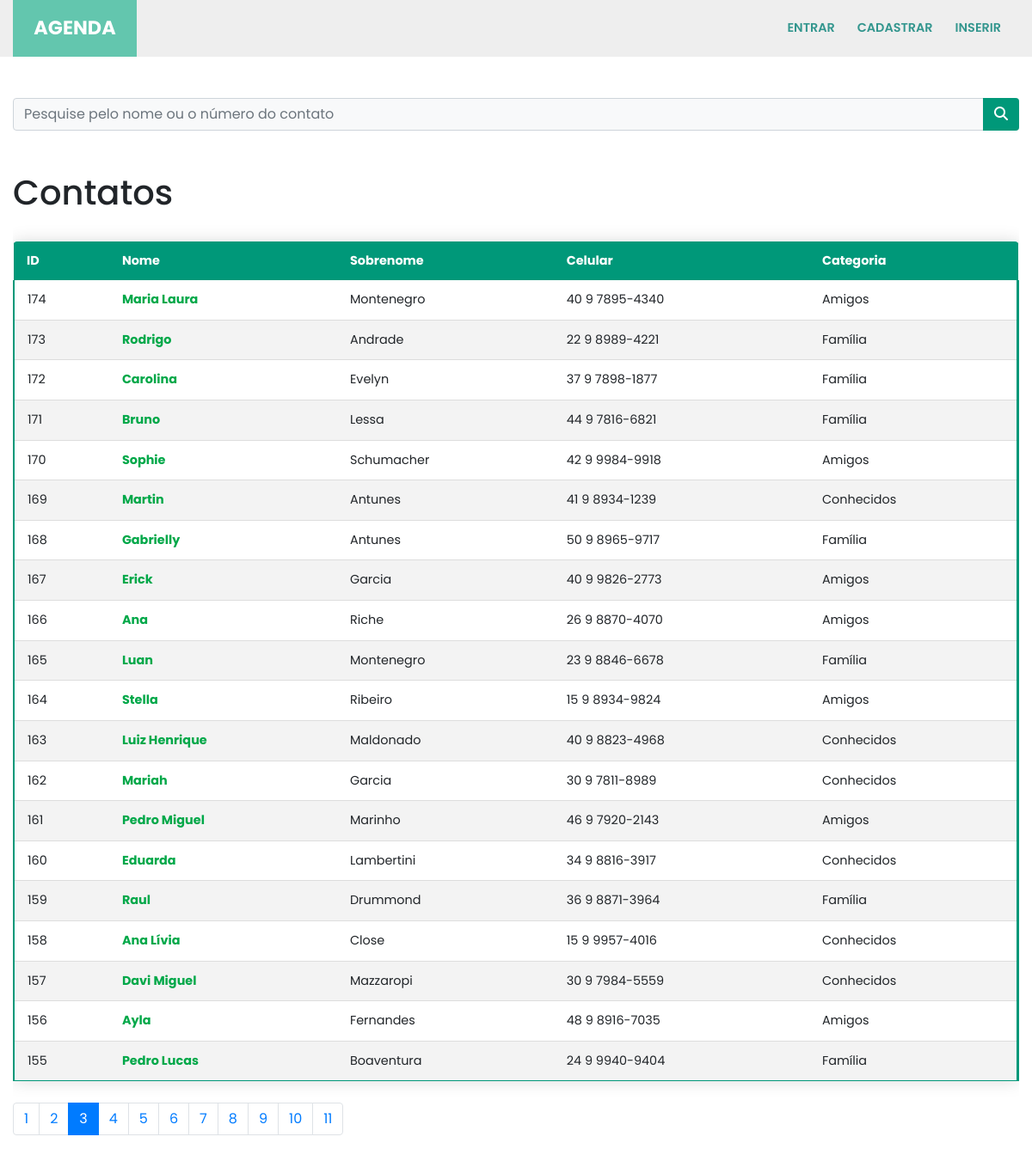
The page /?p=3&termo= on the database its author committed.
### contatos/models.py (models this page shows, shortened)
class Contato(models.Model):
    nome = models.CharField(max_length=150)
    sobrenome = models.CharField(max_length=255, blank=True)
    telefone = models.CharField(max_length=255)
    email = models.CharField(max_length=255, blank=True)
    data_criacao = models.DateTimeField(default=timezone.now)
    descricao = models.TextField(blank=True)
    categoria = models.ForeignKey(Categoria, on_delete=models.DO_NOTHING)
    mostrar = models.BooleanField(default=True)
    foto = models.ImageField(blank=True, upload_to='fotos/%Y/%m/')

class Categoria(models.Model):
    nome = models.CharField(max_length=255)
    def __str__(self):
        return self.nome

### contatos/views.py (the view)
# urls.py: path('', views.index, name='index'),
def index(request):
    contatos = Contato.objects.order_by('-id').filter(
        mostrar=True
    )
    paginator = Paginator(contatos, 20)
    page = request.GET.get('p')
    contatos = paginator.get_page(page)
    return render(request, 'contatos/index.html', {
        'contatos': contatos
    })

### contatos/templates/contatos/index.html
{% extends 'base.html' %}
{%block conteudo%}
<h1 class="mt-5">Contatos</h1>
<section id="table-overflow">
    <table class="content-table">
        <thead>
            <tr>
                <th>ID</th>
                <th>Nome</th>
                <th>Sobrenome</th>
                <th>Celular</th>
                <th>Categoria</th>
            </tr>
        </thead>
        <tbody>
            {% for contato in contatos %}
            <tr>
                <td>{{ contato.id }}</td>
                <td>
                    <a href="{% url 'ver_contato' contato.id %}">{{ contato.nome }}</a>
                </td>
                <td>{{ contato.sobrenome }}</td>
                <td>{{ contato.telefone }}</td>
                <td>{{ contato.categoria }}</td>
            </tr>
            {% endfor %}
        </tbody>
    </table>
</section>
<nav aria-label="Page navigation example">
    <ul class="pagination">
        {% for pagina in contatos.paginator.page_range %}
        {% if contatos.number == pagina %}
        <li class="page-item active">
            <a class="page-link" href="?p={{ pagina }}&termo={{ request.GET.termo }}">{{pagina}}</a>
        </li>
        {% else %}
        <li class="page-item">
            <a class="page-link" href="?p={{ pagina }}&termo={{ request.GET.termo }}">{{pagina}}</a>
        </li>
        {% endif %}
        {% endfor %}
    </ul>
</nav>
{%endblock%}

### templates/static/style/style.css (style rules this page uses)
html { scroll-behavior: smooth; }
* { margin: 0; padding: 0; font-family: 'Poppins', sans-serif; }
@media screen and (min-width: 992px) { #table-overflow { overflow-x: hidden !important; } }
#table-overflow { display: block; width: 100%; overflow-x: auto !important; }
table a { text-decoration: none !important; color: #00a849; font-weight: 700; }
.content-table { border-collapse: collapse; margin: 25px 0; font-size: 0.9em; min-width: 400px; border-radius: 5px 5px 0 0; overflow: hidden; box-shadow: 0 0 20px rgba(0, 0, 0, 0.15); width: 100%; }
.content-table thead tr { background-color: #009879; color: #ffffff; text-align: left; font-weight: bold; }
.content-table th, .content-table td { padding: 12px 15px; white-space: nowrap; }
.content-table tbody tr { border-bottom: 1px solid #dddddd; border-left: 2px solid #009879; border-right: 3px solid #009879; }
.content-table tbody tr:nth-of-type(even) { background-color: #f3f3f3; }
.content-table tbody tr:last-of-type { border-bottom: 1px solid #009879; }

### rows shown on the page
Contato: id "174", nome "Maria Laura", sobrenome "Montenegro", telefone "40 9 7895-4340", categoria "Amigos"
Contato: id "173", nome "Rodrigo", sobrenome "Andrade", telefone "22 9 8989-4221", categoria "Família"
Contato: id "172", nome "Carolina", sobrenome "Evelyn", telefone "37 9 7898-1877", categoria "Família"
Contato: id "171", nome "Bruno", sobrenome "Lessa", telefone "44 9 7816-6821", categoria "Família"
Contato: id "170", nome "Sophie", sobrenome "Schumacher", telefone "42 9 9984-9918", categoria "Amigos"
Contato: id "169", nome "Martin", sobrenome "Antunes", telefone "41 9 8934-1239", categoria "Conhecidos"
Contato: id "168", nome "Gabrielly", sobrenome "Antunes", telefone "50 9 8965-9717", categoria "Família"
Contato: id "167", nome "Erick", sobrenome "Garcia", telefone "40 9 9826-2773", categoria "Amigos"
Contato: id "166", nome "Ana", sobrenome "Riche", telefone "26 9 8870-4070", categoria "Amigos"
Contato: id "165", nome "Luan", sobrenome "Montenegro", telefone "23 9 8846-6678", categoria "Família"
Contato: id "164", nome "Stella", sobrenome "Ribeiro", telefone "15 9 8934-9824", categoria "Amigos"
Contato: id "163", nome "Luiz Henrique", sobrenome "Maldonado", telefone "40 9 8823-4968", categoria "Conhecidos"
Contato: id "162", nome "Mariah", sobrenome "Garcia", telefone "30 9 7811-8989", categoria "Conhecidos"
Contato: id "161", nome "Pedro Miguel", sobrenome "Marinho", telefone "46 9 7920-2143", categoria "Amigos"
Contato: id "160", nome "Eduarda", sobrenome "Lambertini", telefone "34 9 8816-3917", categoria "Conhecidos"
Contato: id "159", nome "Raul", sobrenome "Drummond", telefone "36 9 8871-3964", categoria "Família"
Contato: id "158", nome "Ana Lívia", sobrenome "Close", telefone "15 9 9957-4016", categoria "Conhecidos"
Contato: id "157", nome "Davi Miguel", sobrenome "Mazzaropi", telefone "30 9 7984-5559", categoria "Conhecidos"
Contato: id "156", nome "Ayla", sobrenome "Fernandes", telefone "48 9 8916-7035", categoria "Amigos"
Contato: id "155", nome "Pedro Lucas", sobrenome "Boaventura", telefone "24 9 9940-9404", categoria "Família"

### other values the page prints
{{ pagina }} "1" "2" "4" "5" "6" "7" "8" "9" "10" "11"
{{ pagina }} "3"
